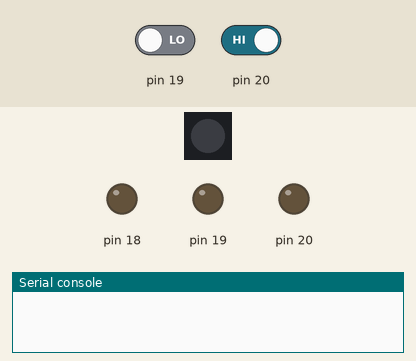
A program run on a simulated MicroPython board. Parts: 1 RGB LEDs in strip order, left to right, output pins drawn as LEDs (lit = HIGH), the last lines printed to the serial console. Dashed ring = blinking. The inputs (shaded band) are chosen by the test bench; at power-on: pin 20 HIGH, pin 19 LOW.

Above: at 1.2 s.
1.3 s: pin 20 driven LOW
At 1.56 s:
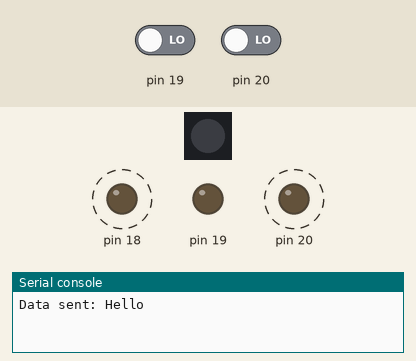
4.3 s: pin 20 driven HIGH
At 4.3 s:
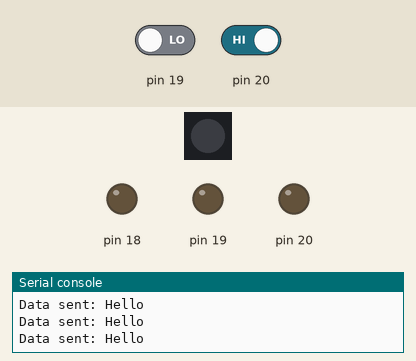
5.8 s: pin 19 driven HIGH and pin 20 driven LOW
At 6.06 s:
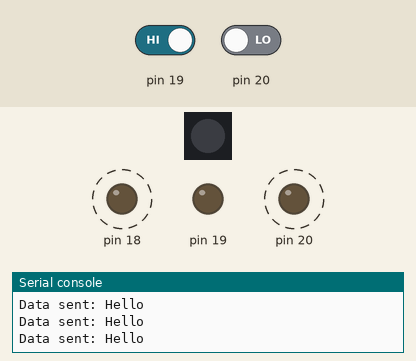
Timing chart, 0 to 14.8 s (numbered marks = the images above; inputs shaded):
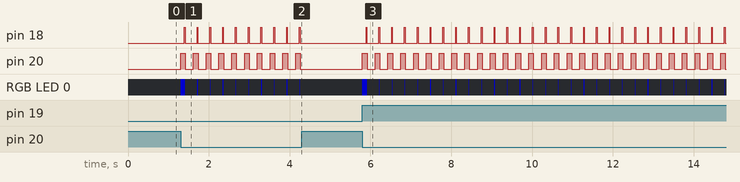

The program:

05_transeive_class.py
```python
from machine import Pin
import time
from neopixel import NeoPixel

class V5ExternalComm:
    def __init__(self, cs_pin_number, clock_pin_number, data_pin_number, led_pin_number):
        # Initialize pin numbers
        self.cs_pin_number = cs_pin_number
        self.clock_pin_number = clock_pin_number
        self.data_pin_number = data_pin_number

        # State variables
        self.payload = []
        self.last_message = ""

        # LED setup
        self.led_pin = Pin(led_pin_number, Pin.OUT)
        self.pixel = NeoPixel(self.led_pin, 1)

        # Pin configurations
        self.cs_pin = None
        self.clock_pin = None
        self.data_pin = None

        # Configuration constants
        self.BIT_DELAY_US = 1000
        self.MAX_PAYLOAD_SIZE = 256

        self.reciving = False

        # Initial setup
        self.set_pins_receive()

    def calculate_checksum(self, data):
        """Calculate the checksum of a string."""
        return sum(bytearray(data, 'ascii')) % 256

    def int_to_bits(self, value, bit_count):
        """Convert an integer to a list of bits."""
        return [(value >> i) & 1 for i in range(bit_count - 1, -1, -1)]

    def encode_payload(self, length, data, checksum):
        """Encode length, data, and checksum into a payload."""
        bits = self.int_to_bits(length, 8)  # Length as 8 bits
        for char in data:
            bits.extend(self.int_to_bits(ord(char), 8))  # Each char as 8 bits
        bits.extend(self.int_to_bits(checksum, 8))  # Checksum as 8 bits
        return bits

    def send_data(self, data):
        """Send data via clock, data, and CS pins."""

        self.set_pins_receive()

        # Wait until CS pin is LOW
        while self.cs_pin.value() == 1:

            time.sleep_us(10)

        self.set_pins_send()

        # Turn on the LED to indicate sending
        self.pixel.fill([0, 0, 120])
        self.pixel.write()

        # Calculate length and checksum
        length = len(data)
        checksum = self.calculate_checksum(data)
        payload = self.encode_payload(length, data, checksum)

        # Activate CS pin
        self.cs_pin.on()
        time.sleep_us(10)

        # Send payload
        for bit in payload:
            # self.data_pin.init(Pin.OUT)
            self.data_pin.value(bit)
            # self.clock_pin.init(Pin.OUT)
            self.clock_pin.on()
            time.sleep_us(self.BIT_DELAY_US)
            self.clock_pin.off()
            time.sleep_us(self.BIT_DELAY_US)

        # Deactivate CS pin
        self.cs_pin.off()

        # Turn off the LED
        self.pixel.fill([0, 0, 0])
        self.pixel.write()

        print(f"Data sent: {data}")

        self.set_pins_receive()

    def reset_payload(self):
        """Clear the payload buffer."""
        self.payload = []

    def process_payload(self):
        """Process the received payload."""
        if len(self.payload) < 16:
            return

        # Decode length
        length_bits = self.payload[:8]
        length = int("".join(map(str, length_bits)), 2)

        if len(self.payload) >= (8 + length * 8 + 8):
            # Decode data
            data_bits = self.payload[8:8 + length * 8]
            data = "".join(
                chr(int("".join(map(str, data_bits[i:i + 8])), 2)) for i in range(0, len(data_bits), 8))

            # Decode checksum
            checksum_bits = self.payload[8 + length * 8:8 + length * 8 + 8]
            received_checksum = int("".join(map(str, checksum_bits)), 2)

            # Validate checksum
            if received_checksum == self.calculate_checksum(data):
                if data == "ERROR":
                    self.send_data(self.last_message)  # Resend the last message
                else:
                    self.last_message = data  # Update the last valid message
                    print(f"Received: {data}")
            else:
                self.receive_error()
            self.reset_payload()

    def receive_error(self):
        """Handle receive errors."""
        print("Error detected. Sending 'ERROR'.")
        print("Received data (raw):", "".join(map(str, self.payload)))
        self.send_data("ERROR")

    def clock_change(self, pin):
        """Handle clock rising edge to read a bit."""
        if self.reciving == True:
            if self.cs_pin.value() == 1:  # Only read when CS is active (LOW)
                if len(self.payload) < self.MAX_PAYLOAD_SIZE:
                    self.payload.append(self.data_pin.value())

    def cs_change(self, pin):
        """Handle CS pin changes to start or stop reception."""
        if self.reciving == True:
            if self.cs_pin.value() == 1:  # CS HIGH: End of transmission
                self.reset_payload()
                self.pixel.fill([0,0,120])
                self.pixel.write()
            else:  # CS LOW: Start of transmission
                self.process_payload()
                self.pixel.fill([0,0,0])
                self.pixel.write()

    def set_pins_receive(self):
        """Set pins to receive mode."""

        self.cs_pin = Pin(self.cs_pin_number, Pin.IN)
        self.clock_pin = Pin(self.clock_pin_number, Pin.IN)
        self.data_pin = Pin(self.data_pin_number, Pin.IN)

        self.cs_pin.irq(trigger=Pin.IRQ_RISING, handler=self.cs_change)
        self.cs_pin.irq(trigger=Pin.IRQ_FALLING, handler=self.cs_change)

        self.clock_pin.irq(trigger=Pin.IRQ_RISING, handler=self.clock_change)

        self.reciving = True

    def set_pins_send(self):
        """Set pins to send mode."""

        self.reciving = False

        self.cs_pin = Pin(self.cs_pin_number, Pin.OUT)
        self.clock_pin = Pin(self.clock_pin_number, Pin.OUT)
        self.data_pin = Pin(self.data_pin_number, Pin.OUT)

        self.cs_pin.value(0)
        self.clock_pin.value(0)
        self.data_pin.value(0)


# Example Usage
transceiver = V5ExternalComm(cs_pin_number=20, clock_pin_number=19, data_pin_number=18, led_pin_number=23)

while True:
    pass  # Main loop
    transceiver.send_data("Hello")
    time.sleep(0.2)
```

Measured:
- after the input at 1.3 s, pin 18: alternates HIGH for 0.02 s and LOW for 0.30 s, starting after 0.09 s; pin 20: alternates HIGH for 0.12 s and LOW for 0.20 s, starting at once; RGB LED 0: off → RGB(0, 0, 120) at once, then repeats every 0.32 s: off 0.30 s, RGB(0, 0, 120) 0.02 s
- after the input at 4.3 s, pin 18, pin 20: stops changing and stays LOW
- after the input at 5.8 s, pin 18: alternates HIGH for 0.02 s and LOW for 0.30 s, starting after 0.09 s; pin 20: alternates HIGH for 0.12 s and LOW for 0.20 s, starting at once; RGB LED 0: off → RGB(0, 0, 120) at once, then repeats every 0.32 s: off 0.30 s, RGB(0, 0, 120) 0.02 s
